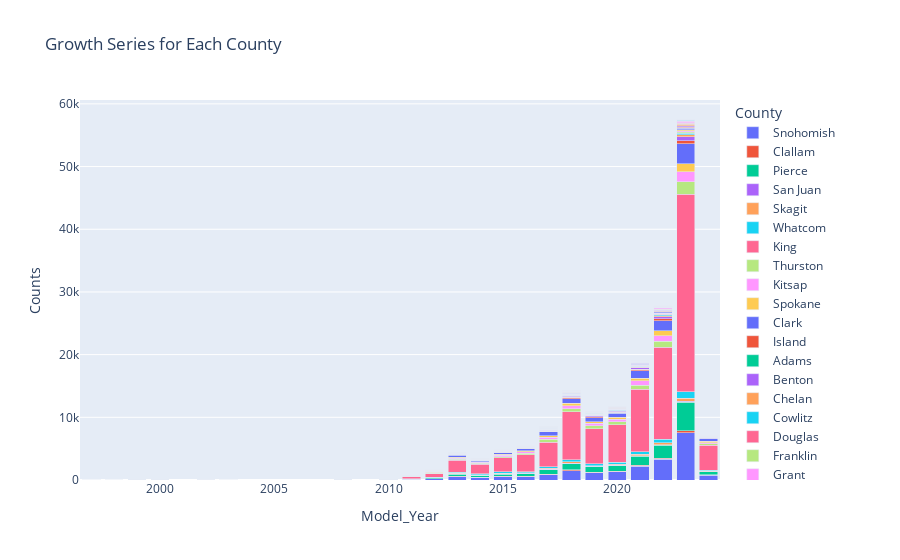

The notebook cell this image was saved under:
### Markdown cell above
## EV growth per year by county

### Code cell
county_yearly_counts = EV_df.groupby(['Model_Year', 'County']).size().reset_index(name='Counts')
fig = px.bar(county_yearly_counts, x='Model_Year', y='Counts', color='County', title='Growth Series for Each County', barmode='stack')
fig.show()
